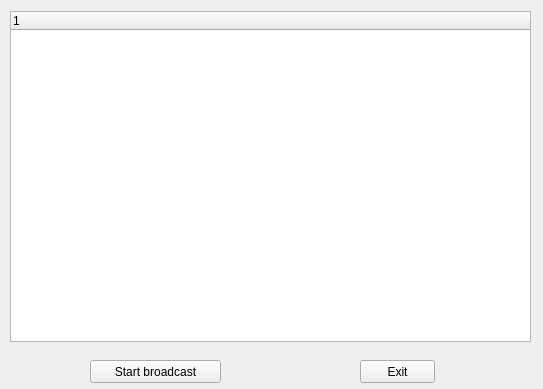
<?xml version="1.0" encoding="UTF-8"?>
<ui version="4.0">
 <class>AudioBroadcastClass</class>
 <widget class="QWidget" name="AudioBroadcastClass">
  <property name="geometry">
   <rect>
    <x>0</x>
    <y>0</y>
    <width>543</width>
    <height>389</height>
   </rect>
  </property>
  <property name="windowTitle">
   <string>AudioBroadcast</string>
  </property>
  <widget class="QTreeWidget" name="treeWidget">
   <property name="geometry">
    <rect>
     <x>10</x>
     <y>11</y>
     <width>521</width>
     <height>331</height>
    </rect>
   </property>
   <column>
    <property name="text">
     <string notr="true">1</string>
    </property>
   </column>
  </widget>
  <widget class="QPushButton" name="pushButton_startbroadcast">
   <property name="geometry">
    <rect>
     <x>90</x>
     <y>360</y>
     <width>131</width>
     <height>23</height>
    </rect>
   </property>
   <property name="text">
    <string>Start broadcast</string>
   </property>
  </widget>
  <widget class="QPushButton" name="pushButton_cancel">
   <property name="geometry">
    <rect>
     <x>360</x>
     <y>360</y>
     <width>75</width>
     <height>23</height>
    </rect>
   </property>
   <property name="text">
    <string>Exit</string>
   </property>
  </widget>
 </widget>
 <layoutdefault spacing="6" margin="11"/>
 <resources/>
 <connections/>
</ui>
